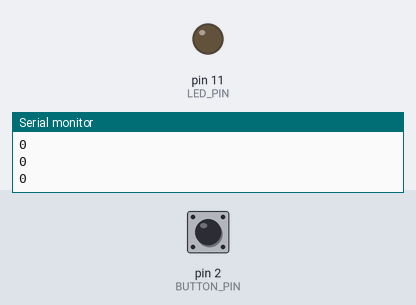
This sketch was run on a simulated Arduino Uno, built with avr-gcc and run on an emulated ATmega328P. Shown: output pins drawn as LEDs (lit = HIGH), the last lines printed to the serial monitor. The inputs (shaded band) are chosen by the test bench; at power-on: pin 2 (BUTTON_PIN) LOW.

Above: at 1.2 s.
1.3 s: pin 2 (BUTTON_PIN) pulled HIGH for 0.15 s
At 2.2 s:
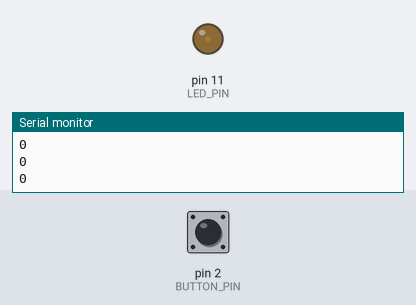
4.3 s: pin 2 (BUTTON_PIN) pulled HIGH for 3.2 s
At 4.39 s:
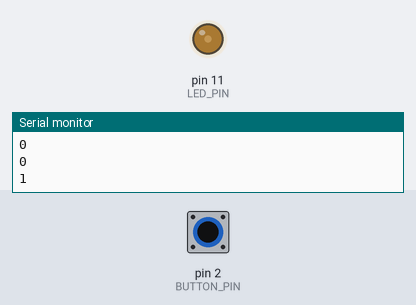
10.5 s: pin 2 (BUTTON_PIN) pulled HIGH for 1 s
At 10.6 s:
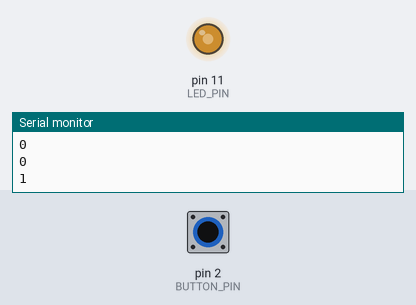
13.5 s: pin 2 (BUTTON_PIN) pulled HIGH for 0.15 s
Timing chart, 0 to 20.6 s (numbered marks = the images above; inputs shaded):
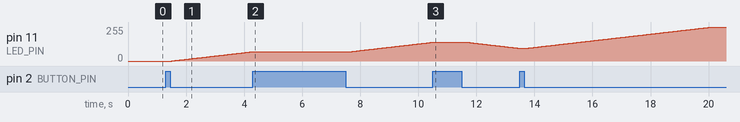

The sketch:

5B-FADE_BUTTON-NOLOOP.ino
```cpp
#define LED_PIN 11
#define BUTTON_PIN 2
boolean buttonState = false;
int fadeVal = 0;

void setup() {
  // put your setup code here, to run once:
  pinMode(BUTTON_PIN, INPUT);
  Serial.begin (9600); // show with serial ... the unresponsiveness

}

void loop() {
  int buttonVal = digitalRead(BUTTON_PIN); // read value from button
  Serial.println(buttonVal);

  if (buttonVal == HIGH)
  {

    delay(200);
    buttonState = !buttonState;
  } // END IF HERE ...

  if (buttonState == true)
  {
    fadeIn();
  }
  else
  {
    fadeOut();
  }


  analogWrite(LED_PIN, fadeVal);
  delay(20);


}

void fadeIn()
{
  if (fadeVal < 255) {
    fadeVal++;
    analogWrite(LED_PIN, fadeVal);
    delay(20);
  }
}

void fadeOut()
{
  if (fadeVal>0) {
    fadeVal--;
    analogWrite(LED_PIN, fadeVal);
    delay(20);
  }
}
```

Measured:
- after the input at 1.3 s, pin 11 (LED_PIN): moves from 0/255 to 70/255 over 2.8 s, starting after 0.21 s
